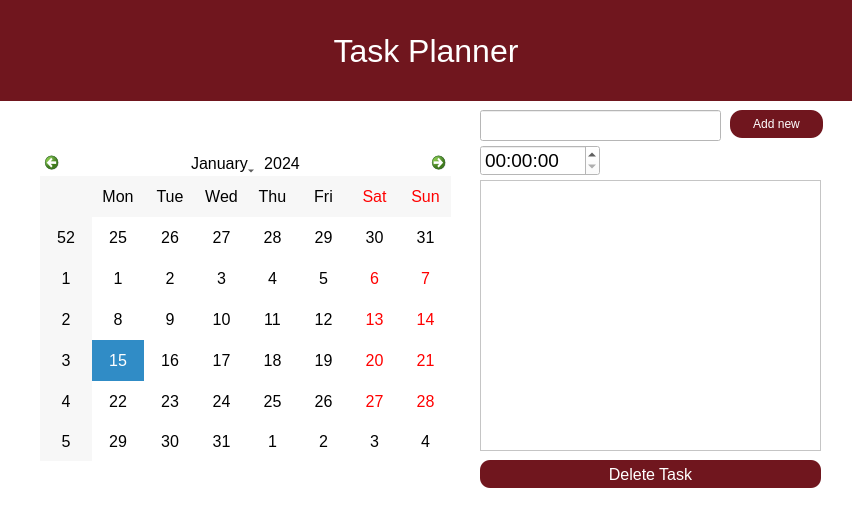
<?xml version="1.0" encoding="UTF-8"?>
<ui version="4.0">
    <class>Form</class>
    <widget class="QWidget" name="Form">
        <property name = "styleSheet">
            <string notr="true">
                background-color: white;
                color: black;
            </string>
        </property>
        <property name="geometry">
            <rect>
                <x>0</x>
                <y>0</y>
                <width>852</width>
                <height>514</height>
            </rect>
        </property>
        <property name="windowTitle">
            <string>Task Planner</string>
        </property>
        <widget class="QCalendarWidget" name="calendarWidget">
            <property name="geometry">
                <rect>
                    <x>40</x>
                    <y>150</y>
                    <width>411</width>
                    <height>311</height>
                </rect>
            </property>
            <property name="styleSheet">
                <string notr="true">font:12pt;
                    background-color: white;
                    color:black;
                </string>
            </property>
        </widget>
        <widget class="QListWidget" name="tasksListWidget">
            <property name="geometry">
                <rect>
                    <x>480</x>
                    <y>180</y>
                    <width>341</width>
                    <height>271</height>
                </rect>
            </property>
            <property name="styleSheet">
                <string notr="true">font:13pt;
                </string>
            </property>
        </widget>
        <widget class="QPushButton" name="deleteButton">
            <property name="geometry">
                <rect>
                    <x>480</x>
                    <y>460</y>
                    <width>341</width>
                    <height>28</height>
                </rect>
            </property>
            <property name="styleSheet">
                <string notr="true">border-radius:10px;
                    background-color: #70161E;
                    color:white;
                    font:12pt;</string>
            </property>
            <property name="text">
                <string>Delete Task</string>
            </property>
        </widget>
        <widget class="QPushButton" name="addButton">
            <property name="geometry">
                <rect>
                    <x>730</x>
                    <y>110</y>
                    <width>93</width>
                    <height>28</height>
                </rect>
            </property>
            <property name="styleSheet">
                <string notr="true">border-radius:12px;
                    background-color: #70161E;
                    color:white;
                </string>
            </property>
            <property name="text">
                <string>Add new</string>
            </property>
        </widget>
        <widget class="QLabel" name="label">
            <property name="geometry">
                <rect>
                    <x>0</x>
                    <y>0</y>
                    <width>852</width>
                    <height>101</height>
                </rect>
            </property>
            <property name="styleSheet">
                <string notr="true">font-size : 24pt;
                    background : #70161E;
                    color: white;
                </string>
            </property>
            <property name="text">
                <string>Task Planner</string>
            </property>
            <property name="alignment">
                <set>Qt::AlignCenter</set>
            </property>
        </widget>
        <widget class="QLineEdit" name="taskLineEdit">
            <property name="geometry">
                <rect>
                    <x>480</x>
                    <y>110</y>
                    <width>241</width>
                    <height>31</height>
                </rect>
            </property> 
            <property name="styleSheet">
                <string notr="true">font:12pt;</string>
            </property>
        </widget>
        <widget class="QTimeEdit" name = "timeBox">
            <property name="geometry">
                <rect>
                    <x>480</x>
                    <y>145</y>
                    <width>120</width>
                    <height>31</height>
                </rect>
            </property>
            <property name="styleSheet">
                <string notr="true">font:14pt;</string>
            </property>
        </widget>
    </widget>
    <resources />
    <connections />
</ui>
